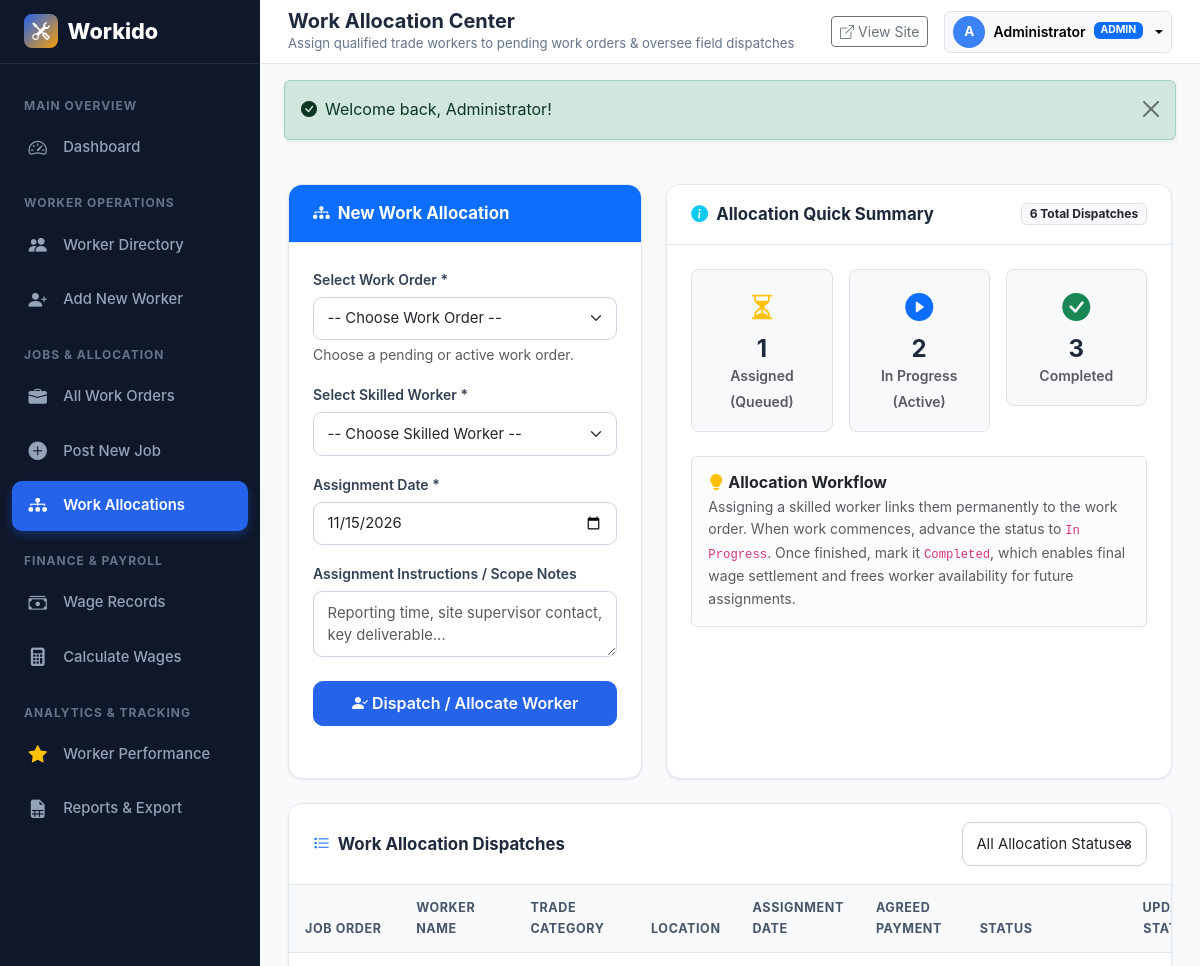
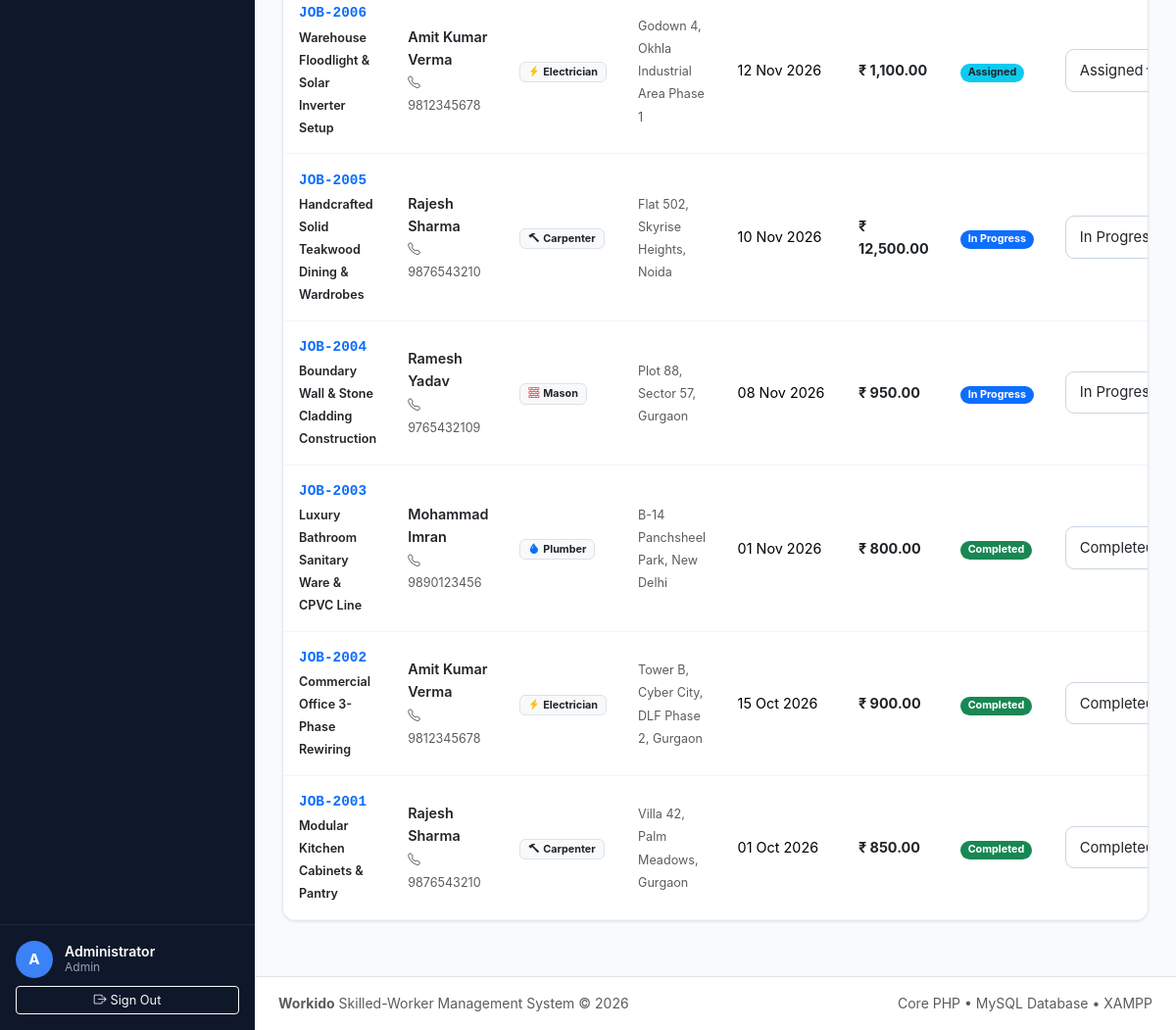
The app's page /admin/assignments.php (signed in) with its own data (2 pictures, top to bottom).
### tables this page shows
CREATE TABLE `job_assignments` (
  `id` INT AUTO_INCREMENT PRIMARY KEY,
  `job_id` INT NOT NULL,
  `worker_id` INT NOT NULL,
  `assignment_date` DATE NOT NULL,
  `assigned_by` INT NULL,
  `assignment_notes` TEXT NULL,
  `assignment_status` ENUM('Assigned', 'In Progress', 'Completed', 'Cancelled') NOT NULL DEFAULT 'Assigned',
  `created_at` DATETIME NOT NULL DEFAULT CURRENT_TIMESTAMP,
  `updated_at` DATETIME NOT NULL DEFAULT CURRENT_TIMESTAMP ON UPDATE CURRENT_TIMESTAMP,
  INDEX `idx_assign_job` (`job_id`),
  INDEX `idx_assign_worker` (`worker_id`),
  CONSTRAINT `fk_assignment_job` FOREIGN KEY (`job_id`) REFERENCES `jobs` (`id`) ON DELETE CASCADE,
  CONSTRAINT `fk_assignment_worker` FOREIGN KEY (`worker_id`) REFERENCES `workers` (`id`) ON DELETE CASCADE,
  CONSTRAINT `fk_assignment_user` FOREIGN KEY (`assigned_by`) REFERENCES `users` (`id`) ON DELETE SET NULL
);

CREATE TABLE `jobs` (
  `id` INT AUTO_INCREMENT PRIMARY KEY,
  `job_code` VARCHAR(20) NOT NULL UNIQUE,
  `title` VARCHAR(150) NOT NULL,
  `category` ENUM('Carpenter', 'Electrician', 'Plumber', 'Mason') NOT NULL,
  `description` TEXT NOT NULL,
  `location` VARCHAR(255) NOT NULL,
  `start_date` DATE NOT NULL,
  `expected_completion_date` DATE NOT NULL,
  `actual_completion_date` DATE NULL,
  `payment_type` ENUM('Daily Rate', 'Fixed Price') NOT NULL DEFAULT 'Daily Rate',
  `agreed_wage` DECIMAL(10,2) NOT NULL DEFAULT 0.00,
  `status` ENUM('Pending', 'Assigned', 'In Progress', 'Completed', 'Cancelled') NOT NULL DEFAULT 'Pending',
  `client_name` VARCHAR(100) NULL,
  `client_contact` VARCHAR(30) NULL,
  `customer_id` INT NULL,
  `notes` TEXT NULL,
  `created_by` INT NULL,
  `created_at` DATETIME NOT NULL DEFAULT CURRENT_TIMESTAMP,
  `updated_at` DATETIME NOT NULL DEFAULT CURRENT_TIMESTAMP ON UPDATE CURRENT_TIMESTAMP,
  INDEX `idx_job_status` (`status`),
  INDEX `idx_job_category` (`category`),
  INDEX `idx_job_code` (`job_code`),
  INDEX `idx_job_customer` (`customer_id`),
  CONSTRAINT `fk_jobs_customer` FOREIGN KEY (`customer_id`) REFERENCES `users` (`id`) ON DELETE SET NULL,
  CONSTRAINT `fk_jobs_creator` FOREIGN KEY (`created_by`) REFERENCES `users` (`id`) ON DELETE SET NULL
);

CREATE TABLE `workers` (
  `id` INT AUTO_INCREMENT PRIMARY KEY,
  `worker_code` VARCHAR(20) NOT NULL UNIQUE,
  `full_name` VARCHAR(100) NOT NULL,
  `mobile_number` VARCHAR(20) NOT NULL,
  `email` VARCHAR(100) NULL,
  `address` TEXT NOT NULL,
  `category` ENUM('Carpenter', 'Electrician', 'Plumber', 'Mason') NOT NULL,
  `skills` TEXT NOT NULL,
  `experience_years` DECIMAL(4,1) NOT NULL DEFAULT 0.0,
  `daily_wage` DECIMAL(10,2) NOT NULL DEFAULT 0.00,
  `availability_status` ENUM('Available', 'Assigned', 'On Leave', 'Inactive') NOT NULL DEFAULT 'Available',
  `joining_date` DATE NOT NULL,
  `additional_details` TEXT NULL,
  `created_at` DATETIME NOT NULL DEFAULT CURRENT_TIMESTAMP,
  `updated_at` DATETIME NOT NULL DEFAULT CURRENT_TIMESTAMP ON UPDATE CURRENT_TIMESTAMP,
  INDEX `idx_worker_category` (`category`),
  INDEX `idx_worker_status` (`availability_status`),
  INDEX `idx_worker_code` (`worker_code`)
);

### admin/assignments.php (the view, shortened to what this page needs)
<?php
require_once __DIR__ . '/../includes/admin_header.php';
$pdo = getDBConnection();
$assignSql = "
    SELECT ja.*,
           j.job_code, j.title as job_title, j.category as job_category, j.location, j.agreed_wage, j.payment_type, j.status as job_status,
           w.full_name as worker_name, w.worker_code, w.category as worker_category, w.mobile_number
    FROM job_assignments ja
    JOIN jobs j ON ja.job_id = j.id
    JOIN workers w ON ja.worker_id = w.id
    WHERE 1=1
";
$assignParams = [];
$assignSql .= " ORDER BY ja.id DESC";
$assignQuery = $pdo->prepare($assignSql);
$assignQuery->execute($assignParams);
$assignmentsList = $assignQuery->fetchAll();
?>
<div class="row g-4 mb-4">
    <div class="col-lg-5">
        <div class="dashboard-card h-100">
            <div class="dashboard-card-header bg-primary text-white">
                <h5 class="dashboard-card-title text-white">
                    <i class="bi bi-diagram-3-fill"></i> New Work Allocation
                </h5>
            </div>
            <div class="dashboard-card-body p-4">
                <form method="POST" action="" class="needs-validation" novalidate>
                    <div class="mb-3">
                        <label class="form-label" for="alloc_job_id">Select Work Order *</label>
                        <select id="alloc_job_id" name="job_id" class="form-select" required onchange="matchJobWorkerCategory()">
                            <option value="">-- Choose Work Order --</option>
                        </select>
                        <div class="form-text">Choose a pending or active work order.</div>
                    </div>
                    <div class="mb-3">
                        <label class="form-label" for="alloc_worker_id">Select Skilled Worker *</label>
                        <select id="alloc_worker_id" name="worker_id" class="form-select" required>
                            <option value="">-- Choose Skilled Worker --</option>
                        </select>
                    </div>
                    <div class="mb-3">
                        <label class="form-label" for="assignment_date">Assignment Date *</label>
                        <input type="date" id="assignment_date" name="assignment_date" class="form-control" value="<?= date('Y-m-d') ?>" required>
                    </div>
                    <div class="mb-3">
                        <label class="form-label" for="assignment_notes">Assignment Instructions / Scope Notes</label>
                        <textarea id="assignment_notes" name="assignment_notes" rows="2" class="form-control" placeholder="Reporting time, site supervisor contact, key deliverable..."></textarea>
                    </div>
                    <div class="d-grid pt-2">
                        <button type="submit" class="btn btn-primary fw-semibold">
                            <i class="bi bi-person-check-fill me-1"></i>Dispatch / Allocate Worker
                        </button>
                    </div>
                </form>
            </div>
        </div>
    </div>
    <div class="col-lg-7">
        <div class="dashboard-card h-100">
            <div class="dashboard-card-header">
                <h5 class="dashboard-card-title">
                    <i class="bi bi-info-circle-fill text-info"></i> Allocation Quick Summary
                </h5>
                <span class="badge bg-light text-dark border"><?= count($assignmentsList) ?> Total Dispatches</span>
            </div>
            <div class="dashboard-card-body p-4">
                <div class="row g-3 mb-4">
                    <div class="col-sm-4">
                        <div class="p-3 bg-light border rounded-3 text-center">
                            <i class="bi bi-hourglass-split text-warning fs-3"></i>
                            <h4 class="fw-bold mb-0 mt-1">
                                <?= count(array_filter($assignmentsList, fn($x) => $x['assignment_status'] === 'Assigned')) ?>
                            </h4>
                            <small class="text-muted fw-semibold">Assigned (Queued)</small>
                        </div>
                    </div>
                    <div class="col-sm-4">
                        <div class="p-3 bg-light border rounded-3 text-center">
                            <i class="bi bi-play-circle-fill text-primary fs-3"></i>
                            <h4 class="fw-bold mb-0 mt-1">
                                <?= count(array_filter($assignmentsList, fn($x) => $x['assignment_status'] === 'In Progress')) ?>
                            </h4>
                            <small class="text-muted fw-semibold">In Progress (Active)</small>
                        </div>
                    </div>
                    <div class="col-sm-4">
                        <div class="p-3 bg-light border rounded-3 text-center">
                            <i class="bi bi-check-circle-fill text-success fs-3"></i>
                            <h4 class="fw-bold mb-0 mt-1">
                                <?= count(array_filter($assignmentsList, fn($x) => $x['assignment_status'] === 'Completed')) ?>
                            </h4>
                            <small class="text-muted fw-semibold">Completed</small>
                        </div>
                    </div>
                </div>
                <div class="alert alert-light border small text-muted mb-0">
                    <h6 class="fw-bold text-dark mb-1"><i class="bi bi-lightbulb-fill text-warning me-1"></i>Allocation Workflow</h6>
                    Assigning a skilled worker links them permanently to the work order. When work commences, advance the status to <code>In Progress</code>. Once finished, mark it <code>Completed</code>, which enables final wage settlement and frees worker availability for future assignments.
                </div>
            </div>
        </div>
    </div>
</div>
<div class="dashboard-card">
    <div class="dashboard-card-header">
        <div class="d-flex align-items-center gap-2">
            <h5 class="dashboard-card-title mb-0">
                <i class="bi bi-list-task text-primary"></i> Work Allocation Dispatches
            </h5>
        </div>
        <div class="d-flex align-items-center gap-2">
            <select class="form-select form-select-sm" onchange="location.href='?filter_status=' + this.value;">
                <option value="">All Allocation Statuses</option>
            </select>
        </div>
    </div>
    <div class="table-responsive">
        <table class="table table-workido">
            <thead>
                <tr>
                    <th>Job Order</th>
                    <th>Worker Name</th>
                    <th>Trade Category</th>
                    <th>Location</th>
                    <th>Assignment Date</th>
                    <th>Agreed Payment</th>
                    <th>Status</th>
                    <th class="text-end">Update Status</th>
                </tr>
            </thead>
            <tbody>
                <?php if (empty($assignmentsList)): ?>
                    <tr>
                        <td colspan="8" class="text-center text-muted py-4">No work allocations found matching your filter.</td>
                    </tr>
                <?php else: ?>
                    <?php foreach ($assignmentsList as $as): ?>
                        <tr>
                            <td>
                                <a href="<?= getBaseUrl('admin/view_job.php?id=' . $as['job_id']) ?>" class="fw-bold font-monospace text-primary text-decoration-none d-block">
                                    <?= e($as['job_code']) ?>
                                </a>
                                <small class="text-dark fw-semibold"><?= e($as['job_title']) ?></small>
                            </td>
                            <td>
                                <a href="<?= getBaseUrl('admin/view_worker.php?id=' . $as['worker_id']) ?>" class="fw-semibold text-dark text-decoration-none d-block">
                                    <?= e($as['worker_name']) ?>
                                </a>
                                <small class="text-muted"><i class="bi bi-telephone me-1"></i><?= e($as['mobile_number']) ?></small>
                            </td>
                            <td><?= getCategoryBadge($as['worker_category']) ?></td>
                            <td><small class="text-muted"><?= e($as['location']) ?></small></td>
                            <td><?= formatDate($as['assignment_date']) ?></td>
                            <td><span class="fw-bold text-dark"><?= formatCurrency($as['agreed_wage']) ?></span></td>
                            <td><?= getJobStatusBadge($as['assignment_status']) ?></td>
                            <td class="text-end">
                                <form method="POST" action="" class="d-inline-flex gap-1">
                                    <select name="new_status" class="form-select form-select-sm" style="width: auto;" onchange="this.form.submit()">
                                        <option value="Assigned" <?= $as['assignment_status'] === 'Assigned' ? 'selected' : '' ?>>Assigned</option>
                                        <option value="In Progress" <?= $as['assignment_status'] === 'In Progress' ? 'selected' : '' ?>>In Progress</option>
                                        <option value="Completed" <?= $as['assignment_status'] === 'Completed' ? 'selected' : '' ?>>Completed</option>
                                    </select>
                                </form>
                            </td>
                        </tr>
                    <?php endforeach; ?>
                <?php endif; ?>
            </tbody>
        </table>
    </div>
</div>
<?php include __DIR__ . '/../includes/admin_footer.php'; ?>

### config/functions.php (shortened to what this page needs)
<?php
function e(?string $string): string {
    return htmlspecialchars((string)($string ?? ''), ENT_QUOTES, 'UTF-8');
}
function getFlash(): ?array {
    if (isset($_SESSION['flash'])) {
        $flash = $_SESSION['flash'];
        return $flash;
    }
    return null;
}
function renderFlash(): string {
    $flash = getFlash();
    $type = e($flash['type']);
    $message = e($flash['message']);
    $icon = match($flash['type']) {
        'success' => '<i class="bi bi-check-circle-fill me-2"></i>',
        'danger'  => '<i class="bi bi-exclamation-triangle-fill me-2"></i>',
        'warning' => '<i class="bi bi-exclamation-circle-fill me-2"></i>',
        default   => '<i class="bi bi-info-circle-fill me-2"></i>',
    };
    return '<div class="alert alert-' . $type . ' alert-dismissible fade show shadow-sm" role="alert">
                ' . $icon . '<span>' . $message . '</span>
                <button type="button" class="btn-close" data-bs-dismiss="alert" aria-label="Close"></button>
            </div>';
}
function getBaseUrl(string $path = ''): string {
    $scriptDir = dirname($_SERVER['SCRIPT_NAME']);
    $scriptDir = str_replace('\\', '/', $scriptDir);
    if (str_ends_with($scriptDir, '/admin') || str_ends_with($scriptDir, '/customer') || str_ends_with($scriptDir, '/includes') || str_ends_with($scriptDir, '/config')) {
        $base = dirname($scriptDir);
    } else {
        $base = $scriptDir;
    }
    $base = rtrim($base, '/');
    $cleanPath = ltrim($path, '/');
    return ($base ? $base : '') . ($cleanPath ? '/' . $cleanPath : '');
}
function formatCurrency($amount): string {
    $num = is_numeric($amount) ? (float)$amount : 0.00;
    return '₹ ' . number_format($num, 2);
}
function formatDate(?string $dateStr, string $format = 'd M Y'): string {
    try {
        $dt = new DateTime($dateStr);
        return $dt->format($format);
    } catch (Exception $e) {
        return '—';
    }
}
function getJobStatusBadge(string $status): string {
    $badgeClass = match ($status) {
        'Pending'     => 'bg-warning text-dark',
        'Assigned'    => 'bg-info text-dark',
        'In Progress' => 'bg-primary text-white',
        'Completed'   => 'bg-success text-white',
        'Cancelled'   => 'bg-danger text-white',
        default       => 'bg-secondary text-white'
    };
    return '<span class="badge ' . $badgeClass . ' px-2 py-1 rounded-pill">' . e($status) . '</span>';
}
function getCategoryBadge(string $category): string {
    $icon = match ($category) {
        'Carpenter'   => '<i class="bi bi-hammer me-1 text-amber"></i>',
        'Electrician' => '<i class="bi bi-lightning-charge-fill me-1 text-warning"></i>',
        'Plumber'     => '<i class="bi bi-droplet-fill me-1 text-primary"></i>',
        'Mason'       => '<i class="bi bi-bricks me-1 text-danger"></i>',
        default       => '<i class="bi bi-tools me-1"></i>'
    };
    return '<span class="badge bg-light text-dark border px-2 py-1">' . $icon . e($category) . '</span>';
}

### records on screen
job_assignments: job.job_code "JOB-2006", job.title "Warehouse Floodlight & Solar Inverter Setup", worker.full_name "Amit Kumar Verma", worker.mobile_number "9812345678", worker.category "Electrician", job.location "Godown 4, Okhla Industrial Area Phase 1", assignment_date "12 Nov 2026", job.agreed_wage "₹ 1,100.00", assignment_status "Assigned", new_status "Assigned"
job_assignments: job.job_code "JOB-2005", job.title "Handcrafted Solid Teakwood Dining & Wardrobes", worker.full_name "Rajesh Sharma", worker.mobile_number "9876543210", worker.category "Carpenter", job.location "Flat 502, Skyrise Heights, Noida", assignment_date "10 Nov 2026", job.agreed_wage "₹ 12,500.00", assignment_status "In Progress", new_status "In Progress"
job_assignments: job.job_code "JOB-2004", job.title "Boundary Wall & Stone Cladding Construction", worker.full_name "Ramesh Yadav", worker.mobile_number "9765432109", worker.category "Mason", job.location "Plot 88, Sector 57, Gurgaon", assignment_date "08 Nov 2026", job.agreed_wage "₹ 950.00", assignment_status "In Progress", new_status "In Progress"
job_assignments: job.job_code "JOB-2003", job.title "Luxury Bathroom Sanitary Ware & CPVC Line", worker.full_name "Mohammad Imran", worker.mobile_number "9890123456", worker.category "Plumber", job.location "B-14 Panchsheel Park, New Delhi", assignment_date "01 Nov 2026", job.agreed_wage "₹ 800.00", assignment_status "Completed", new_status "Completed"
job_assignments: job.job_code "JOB-2002", job.title "Commercial Office 3-Phase Rewiring", worker.full_name "Amit Kumar Verma", worker.mobile_number "9812345678", worker.category "Electrician", job.location "Tower B, Cyber City, DLF Phase 2, Gurgaon", assignment_date "15 Oct 2026", job.agreed_wage "₹ 900.00", assignment_status "Completed", new_status "Completed"
job_assignments: job.job_code "JOB-2001", job.title "Modular Kitchen Cabinets & Pantry", worker.full_name "Rajesh Sharma", worker.mobile_number "9876543210", worker.category "Carpenter", job.location "Villa 42, Palm Meadows, Gurgaon", assignment_date "01 Oct 2026", job.agreed_wage "₹ 850.00", assignment_status "Completed", new_status "Completed"

### other values on screen
substr($user['full_name'] ?? 'A', 0, 1) "A"
$user['full_name'] "Administrator"
$user['role'] "Admin"
$pageTitle "Work Allocation Center"
$pageSubtitle "Assign qualified trade workers to pending work orders & oversee field dispatches"
$user['role'] "ADMIN"
$message "Welcome back, Administrator!"
count($assignmentsList) "6"
